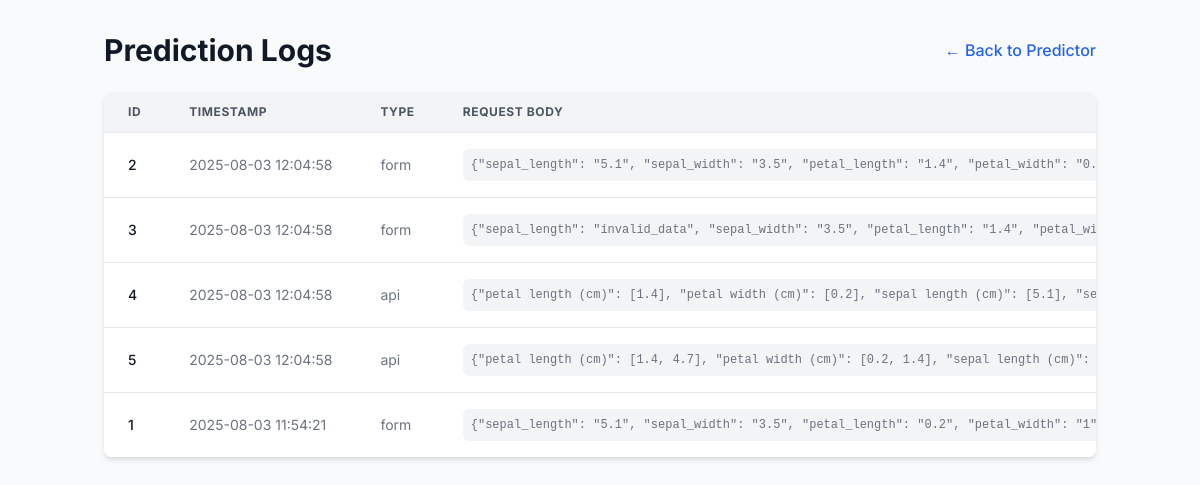
Before: /view_logs with the older database file.
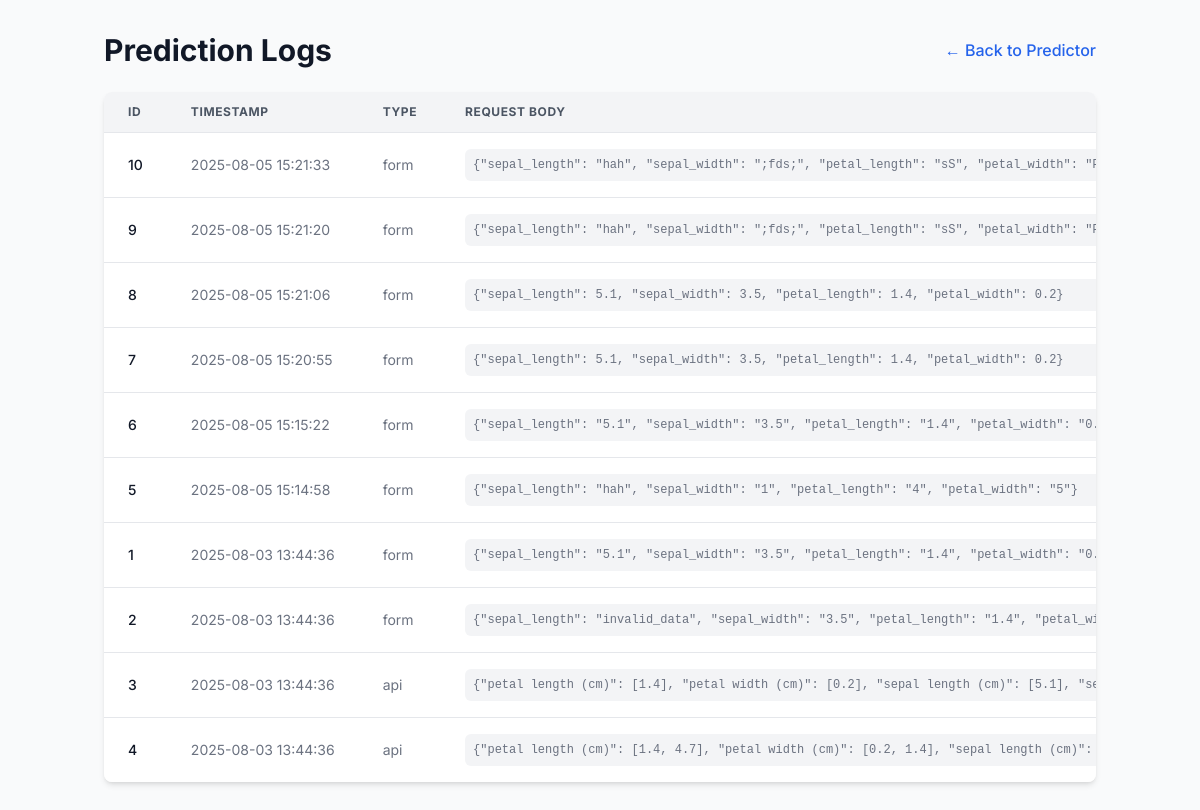
After: the same page with the newer database file.
### tables this page shows
CREATE TABLE predictions (
  id INTEGER PRIMARY KEY AUTOINCREMENT,
  timestamp DATETIME DEFAULT CURRENT_TIMESTAMP,
  request_type TEXT NOT NULL,
  request_body TEXT NOT NULL,
  prediction_output TEXT NOT NULL,
  status TEXT NOT NULL
);

### app/Iris_predictor.py (the view)
@app.route('/view_logs')
def view_logs_html():
    logs = database.query_logs()
    return render_template('logs.html', logs=logs)

### app/Iris_predictor.py (called while the page is built)
@app.before_request
def before_request_timing():
    g.start_time = time.monotonic()

@app.after_request
def after_request_timing(response):
    if 'start_time' in g:
        duration_ms = (time.monotonic() - g.start_time) * 1000
        response_times.append(duration_ms)
    return response

### app/database.py (called while the page is built)
def get_db():
    if 'db' not in g:
        os.makedirs(DATABASE_FOLDER, exist_ok=True)
        g.db = sqlite3.connect(DATABASE_PATH, detect_types=sqlite3.PARSE_DECLTYPES)
        g.db.row_factory = sqlite3.Row
    return g.db

def query_logs():
    db = get_db()
    logs = db.execute(
        'SELECT id, timestamp, request_type, request_body, prediction_output, status '
        'FROM predictions ORDER BY timestamp DESC'
    ).fetchall()
    return [dict(log) for log in logs]

### app/metrics.py (called while the page is built)
@metrics_bp.before_app_request
def before_request_timing():
    g.start_time = time.monotonic() # High-resolution monotonic clock for accurate timing
    REQUEST_COUNT.inc() # Increment the Prometheus counter for total requests

@metrics_bp.after_app_request
def after_request_timing(response):
    if 'start_time' in g: # Check if start_time was recorded (it should be by before_request_timing)
        duration_seconds = time.monotonic() - g.start_time # Calculate duration in seconds
        duration_ms = duration_seconds * 1000 # Convert to milliseconds
        response_times_deque.append(duration_ms) # Add to deque for rolling average
        AVG_RESPONSE_TIME_GAUGE.set(sum(response_times_deque) / len(response_times_deque) if response_times_deque else 0)
        REQUEST_LATENCY_HISTOGRAM.observe(duration_seconds)
    return response

### app/templates/logs.html (shortened to what this page needs)
<!DOCTYPE html>
<html lang="en">
<head>
    <script src="https://cdn.tailwindcss.com"></script>
</head>
<body class="bg-gray-50 text-gray-800">
    <div class="container mx-auto px-4 py-8">
        <div class="flex justify-between items-center mb-6">
            <h1 class="text-3xl font-bold text-gray-900">Prediction Logs</h1>
            <a href="/" class="text-blue-600 hover:text-blue-800 font-medium transition-colors"> &larr; Back to Predictor</a>
        </div>
        <div class="bg-white shadow-md rounded-lg overflow-hidden">
            <div class="overflow-x-auto">
                <table class="min-w-full divide-y divide-gray-200">
                    <thead class="bg-gray-100">
                        <tr>
                            <th scope="col" class="px-6 py-3 text-left text-xs font-bold text-gray-600 uppercase tracking-wider">ID</th>
                            <th scope="col" class="px-6 py-3 text-left text-xs font-bold text-gray-600 uppercase tracking-wider">Timestamp</th>
                            <th scope="col" class="px-6 py-3 text-left text-xs font-bold text-gray-600 uppercase tracking-wider">Type</th>
                            <th scope="col" class="px-6 py-3 text-left text-xs font-bold text-gray-600 uppercase tracking-wider">Request Body</th>
                        </tr>
                    </thead>
                    <tbody class="bg-white divide-y divide-gray-200">
                        {% for log in logs %}
                        <tr>
                            <td class="px-6 py-4 whitespace-nowrap text-sm font-medium text-gray-900">{{ log.id }}</td>
                            <td class="px-6 py-4 whitespace-nowrap text-sm text-gray-500">{{ log.timestamp }}</td>
                            <td class="px-6 py-4 whitespace-nowrap text-sm text-gray-500">{{ log.request_type }}</td>
                            <td class="px-6 py-4 text-sm text-gray-500"><pre class="bg-gray-100 p-2 rounded-md font-mono text-xs">{{ log.request_body }}</pre></td>
                        </tr>
                        {% endfor %}
                    </tbody>
                </table>
            </div>
        </div>
    </div>
</body>
</html>

### app/templates/logs.html (style rules this page uses)
body { font-family: 'Inter', sans-serif; }

Changed rows visible on the page:
added predictions: id "10", timestamp "2025-08-05 15:21:33", request_type "form", request_body "{\"sepal_length\": \"hah\", \"sepal_width\": \";fds;\", \"petal_length\": \"sS\", \"petal_width\":…"
added predictions: id "9", timestamp "2025-08-05 15:21:20", request_type "form", request_body "{\"sepal_length\": \"hah\", \"sepal_width\": \";fds;\", \"petal_length\": \"sS\", \"petal_width\":…"
added predictions: id "8", timestamp "2025-08-05 15:21:06", request_type "form", request_body "{\"sepal_length\": 5.1, \"sepal_width\": 3.5, \"petal_length\": 1.4, \"petal_width\": 0.2}"
added predictions: id "7", timestamp "2025-08-05 15:20:55", request_type "form", request_body "{\"sepal_length\": 5.1, \"sepal_width\": 3.5, \"petal_length\": 1.4, \"petal_width\": 0.2}"
added predictions: id "6", timestamp "2025-08-05 15:15:22", request_type "form", request_body "{\"sepal_length\": \"5.1\", \"sepal_width\": \"3.5\", \"petal_length\": \"1.4\", \"petal_width\":…"
changed predictions id 5: timestamp "2025-08-03 12:04:58" → "2025-08-05 15:14:58"; request_type "api" → "form"; request_body "{\"petal length (cm)\": [1.4, 4.7], \"petal width (cm)\": [0.2, 1.4], \"sepal length (cm)\":…" → "{\"sepal_length\": \"hah\", \"sepal_width\": \"1\", \"petal_length\": \"4\", \"petal_width\": \"5\"}"; moves up the list
changed predictions id 1: timestamp "2025-08-03 11:54:21" → "2025-08-03 13:44:36"; request_body "{\"sepal_length\": \"5.1\", \"sepal_width\": \"3.5\", \"petal_length\": \"0.2\", \"petal_width\":…" → "{\"sepal_length\": \"5.1\", \"sepal_width\": \"3.5\", \"petal_length\": \"1.4\", \"petal_width\":…"; moves up the list
changed predictions id 2: timestamp "2025-08-03 12:04:58" → "2025-08-03 13:44:36"; request_body "{\"sepal_length\": \"5.1\", \"sepal_width\": \"3.5\", \"petal_length\": \"1.4\", \"petal_width\":…" → "{\"sepal_length\": \"invalid_data\", \"sepal_width\": \"3.5\", \"petal_length\": \"1.4\",…"
changed predictions id 3: timestamp "2025-08-03 12:04:58" → "2025-08-03 13:44:36"; request_type "form" → "api"; request_body "{\"sepal_length\": \"invalid_data\", \"sepal_width\": \"3.5\", \"petal_length\": \"1.4\",…" → "{\"petal length (cm)\": [1.4], \"petal width (cm)\": [0.2], \"sepal length (cm)\": [5.1],…"
changed predictions id 4: timestamp "2025-08-03 12:04:58" → "2025-08-03 13:44:36"; request_body "{\"petal length (cm)\": [1.4], \"petal width (cm)\": [0.2], \"sepal length (cm)\": [5.1],…" → "{\"petal length (cm)\": [1.4, 4.7], \"petal width (cm)\": [0.2, 1.4], \"sepal length (cm)\":…"
